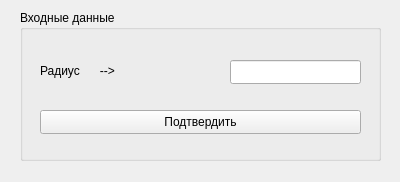
<?xml version="1.0" encoding="UTF-8"?>
<ui version="4.0">
 <class>hemisphereForm</class>
 <widget class="QWidget" name="hemisphereForm">
  <property name="geometry">
   <rect>
    <x>0</x>
    <y>0</y>
    <width>400</width>
    <height>182</height>
   </rect>
  </property>
  <property name="windowTitle">
   <string>Form</string>
  </property>
  <widget class="QGroupBox" name="groupBox">
   <property name="geometry">
    <rect>
     <x>20</x>
     <y>10</y>
     <width>361</width>
     <height>151</height>
    </rect>
   </property>
   <property name="title">
    <string>Входные данные</string>
   </property>
   <widget class="QPushButton" name="applyPushButton">
    <property name="geometry">
     <rect>
      <x>20</x>
      <y>100</y>
      <width>321</width>
      <height>24</height>
     </rect>
    </property>
    <property name="text">
     <string>Подтвердить</string>
    </property>
   </widget>
   <widget class="QLabel" name="label">
    <property name="geometry">
     <rect>
      <x>20</x>
      <y>50</y>
      <width>181</width>
      <height>21</height>
     </rect>
    </property>
    <property name="text">
     <string>Радиус      --&gt;</string>
    </property>
   </widget>
   <widget class="QLineEdit" name="radiusLineEdit">
    <property name="geometry">
     <rect>
      <x>210</x>
      <y>50</y>
      <width>131</width>
      <height>24</height>
     </rect>
    </property>
   </widget>
  </widget>
 </widget>
 <resources/>
 <connections/>
</ui>
